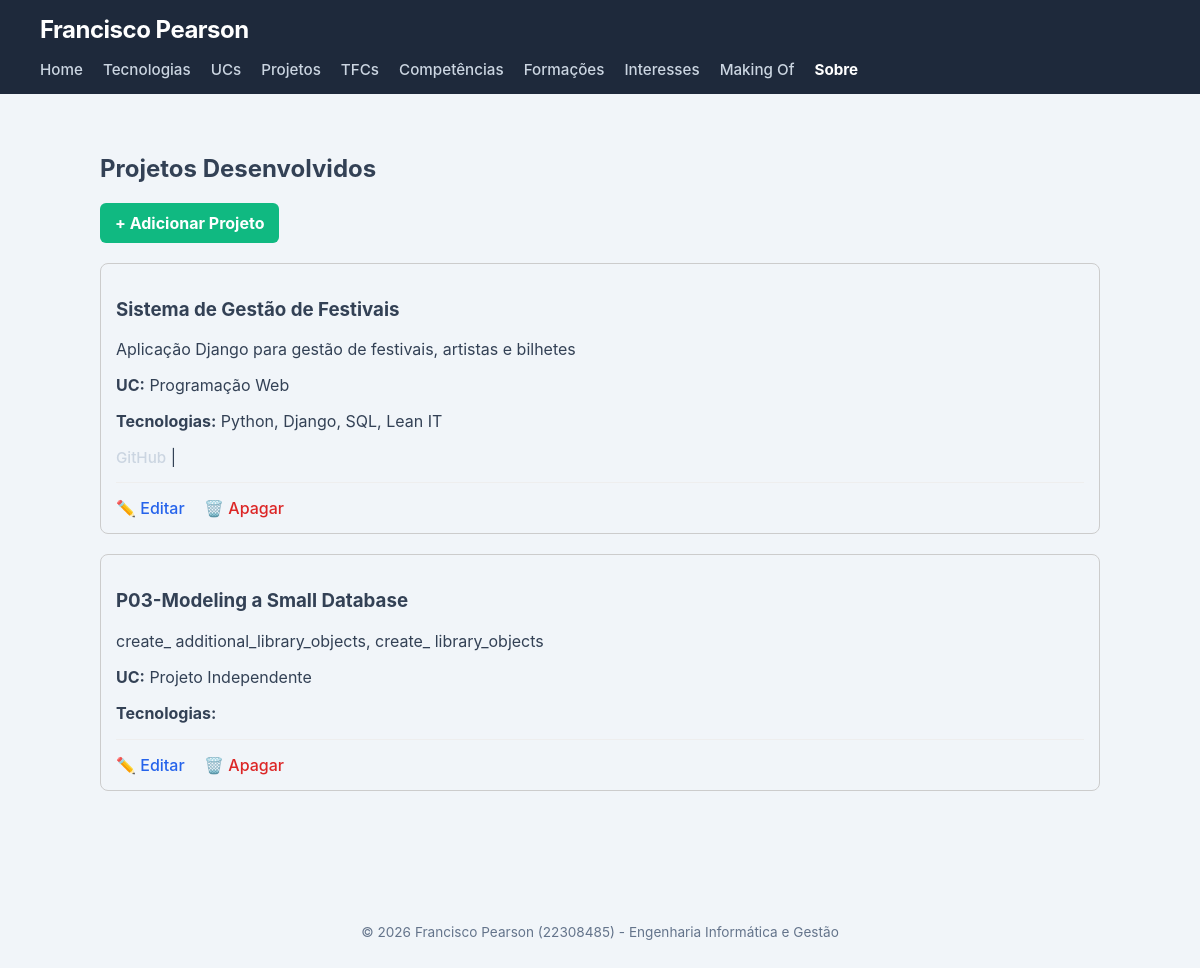
Page /portfolio/projetos/ on the committed database.
### portfolio/models.py (models this page shows, shortened)
class Projeto(models.Model):
    titulo = models.CharField(max_length=200)
    descricao = models.TextField()
    data_inicio = models.DateField()
    data_fim = models.DateField(blank=True, null=True)
    imagem = models.ImageField(upload_to='projetos/', blank=True, null=True)
    url_github = models.URLField(blank=True)
    url_demo = models.URLField(blank=True)
    conceitos_uc = models.TextField(blank=True, help_text="Conceitos aplicados da UC")
    uc = models.ForeignKey(UnidadeCurricular, on_delete=models.SET_NULL, null=True, blank=True, related_name='projetos')
    tecnologias = models.ManyToManyField(Tecnologia, blank=True)

class UnidadeCurricular(models.Model):
    nome = models.CharField(max_length=200)
    sigla = models.CharField(max_length=20)
    ano_curricular = models.IntegerField()
    semestre = models.IntegerField()
    descricao = models.TextField(blank=True)
    ects = models.IntegerField()
    imagem = models.ImageField(upload_to='ucs/', blank=True, null=True)
    licenciatura = models.ForeignKey(Licenciatura, on_delete=models.CASCADE, related_name='ucs')
    docentes = models.ManyToManyField(Docente, blank=True)

class Tecnologia(models.Model):
    NIVEL_CHOICES = [(i, str(i)) for i in range(1, 6)]
    nome = models.CharField(max_length=100)
    descricao = models.TextField(
        blank=True,
        help_text="O que faz, o que permite e aspetos que gostou ou não gostou."
    )
    logo = models.ImageField(upload_to='tecnologias/', blank=True, null=True)
    url_oficial = models.URLField(blank=True)
    nivel_interesse = models.IntegerField(choices=NIVEL_CHOICES, default=3)
    tipo = models.ForeignKey(
        TipoTecnologia,
        on_delete=models.SET_NULL,
        null=True,
        blank=True,
        related_name="tecnologias"
    )

### portfolio/views.py (the view)
# urls.py: path('projetos/', views.projetos_view, name='projetos'),
def projetos_view(request):
    projetos = Projeto.objects.select_related('uc').prefetch_related('tecnologias').all()
    return render(request, 'portfolio/projetos.html', {'projetos': projetos})

### portfolio/templates/portfolio/projetos.html (shortened to what this page needs)
{% extends 'portfolio/base.html' %}
{% block content %}
<section>
    <h2>Projetos Desenvolvidos</h2>
    <a href="{% url 'portfolio:novo_projeto' %}" style="display: inline-block; background: #10b981; color: white; padding: 10px 15px; text-decoration: none; border-radius: 6px; font-weight: bold; margin-bottom: 20px;">
        + Adicionar Projeto
    </a>
    {% if projetos %}
        {% for projeto in projetos %}
            <article style="border: 1px solid #ccc; margin-bottom: 20px; padding: 15px; border-radius: 8px;">
                <h3>{{ projeto.titulo }}</h3>
                <p>{{ projeto.descricao }}</p>
                <p><strong>UC:</strong> {{ projeto.uc.nome|default:"Projeto Independente" }}</p>
                <p><strong>Tecnologias:</strong>
                    {% for tech in projeto.tecnologias.all %}
                        {{ tech.nome }}{% if not forloop.last %}, {% endif %}
                    {% endfor %}
                </p>
                <nav style="margin-bottom: 15px;">
                    {% if projeto.url_github %}<a href="{{ projeto.url_github }}">GitHub</a> | {% endif %}
                </nav>
                <div style="margin-top: 15px; padding-top: 15px; border-top: 1px solid #eee;">
                    <a href="{% url 'portfolio:editar_projeto' projeto.id %}" style="color: #2563eb; text-decoration: none; margin-right: 15px; font-weight: 500;">✏️ Editar</a>
                    <a href="{% url 'portfolio:apagar_projeto' projeto.id %}" style="color: #dc2626; text-decoration: none; font-weight: 500;">🗑️ Apagar</a>
                </div>
            </article>
        {% endfor %}
    {% else %}
        <p>Ainda não há projetos registados.</p>
    {% endif %}
</section>
{% endblock %}

### portfolio/templates/portfolio/base.html (style rules this page uses)
body { margin: 0; font-family: -apple-system, BlinkMacSystemFont, "Segoe UI", Roboto, Helvetica, Arial, sans-serif; background-color: #f1f5f9; color: #334155; }
nav a { color: #cbd5e1; text-decoration: none; font-weight: 500; font-size: 0.95rem; transition: color 0.2s; }

### rows in the picture
Projeto: titulo "Sistema de Gestão de Festivais", descricao "Aplicação Django para gestão de festivais, artistas e bilhetes", uc.nome "Programação Web"
Tecnologia: nome "Python"
Tecnologia: nome "Django"
Tecnologia: nome "SQL"
Tecnologia: nome "Lean IT"
Projeto: titulo "P03-Modeling a Small Database", descricao "create_ additional_library_objects, create_ library_objects", uc.nome "Projeto Independente"
